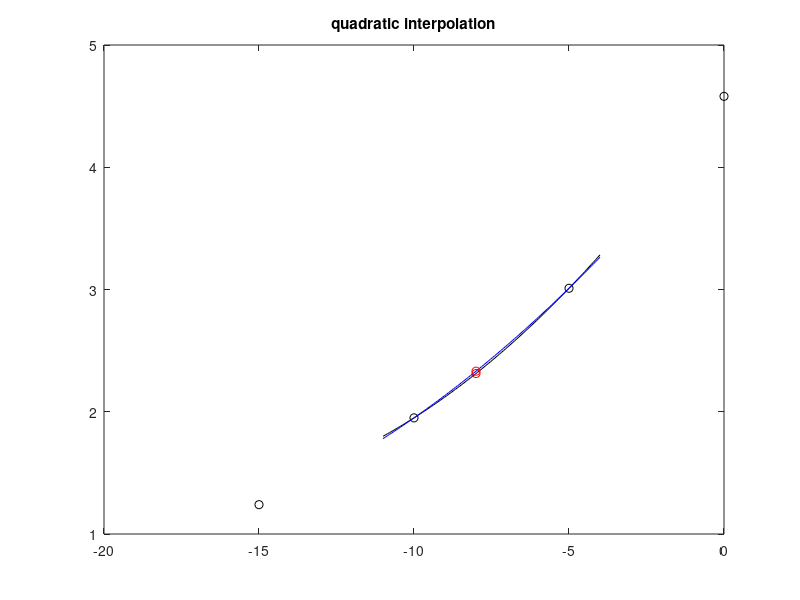

Reproduce this figure in MATLAB.
clc; clear all; close all;
T = [-15, -10, -5, 0];
P = [1.24, 1.95, 3.01, 4.58];
figure(1);
plot(T,P, 'ko'); title("quadratic interpolation")
hold on;
lin = @(x) P(2) + (P(3) - P(2))/(T(3) - T(2)) * (x-T(2));
x = linspace(-11, -4);
%plot(x, lin(x), 'k')
%disp("linear at -8: " +lin(-8))
hold on;
%plot(-8, lin(-8), 'ro')

t_v = [T(2), T(3), T(4)]';
p_v = [P(2), P(3), P(4)]';

A = [1, t_v(1)-t_v(2), (t_v(1)-t_v(2))^2;
    1, t_v(2)-t_v(2), (t_v(2)-t_v(2))^2;
    1, t_v(3)-t_v(2), (t_v(3)-t_v(2))^2];
c = A \ p_v;
quad = @(x) c(1) + c(2)*(x - t_v(2)) + c(3)*(x - t_v(2)).^2;
hold on;
plot(x, quad(x), 'k')
hold on;
plot(-8, quad(-8), 'ro')
disp("quad_1 at -8: " + quad(-8))

t_v = [T(1), T(2), T(3)]';
p_v = [P(1), P(2), P(3)]';

A = [1, t_v(1)-t_v(2), (t_v(1)-t_v(2))^2;
    1, t_v(2)-t_v(2), (t_v(2)-t_v(2))^2;
    1, t_v(3)-t_v(2), (t_v(3)-t_v(2))^2];
c = A \ p_v;
quad = @(x) c(1) + c(2)*(x - t_v(2)) + c(3)*(x - t_v(2)).^2;
hold on;
plot(x, quad(x), 'b')
hold on;
plot(-8, quad(-8), 'ro')
disp("quad_2 at -8: " + quad(-8))
